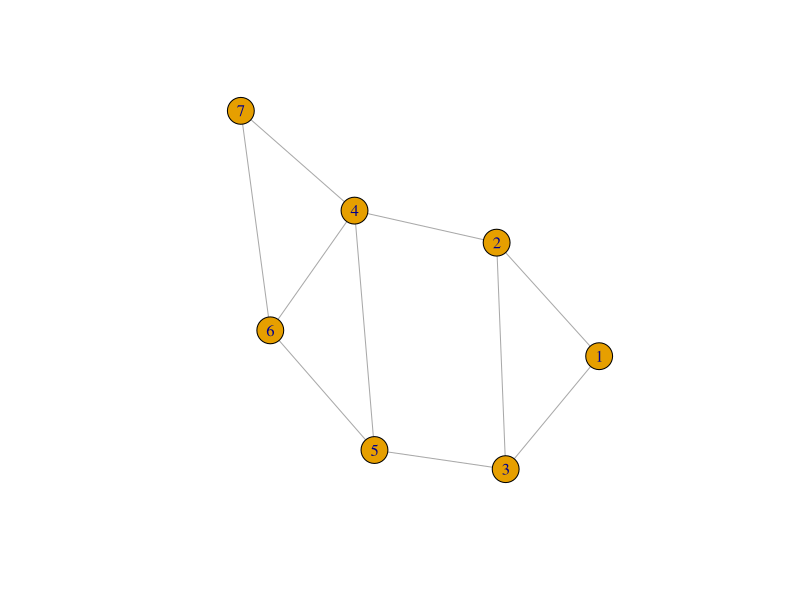
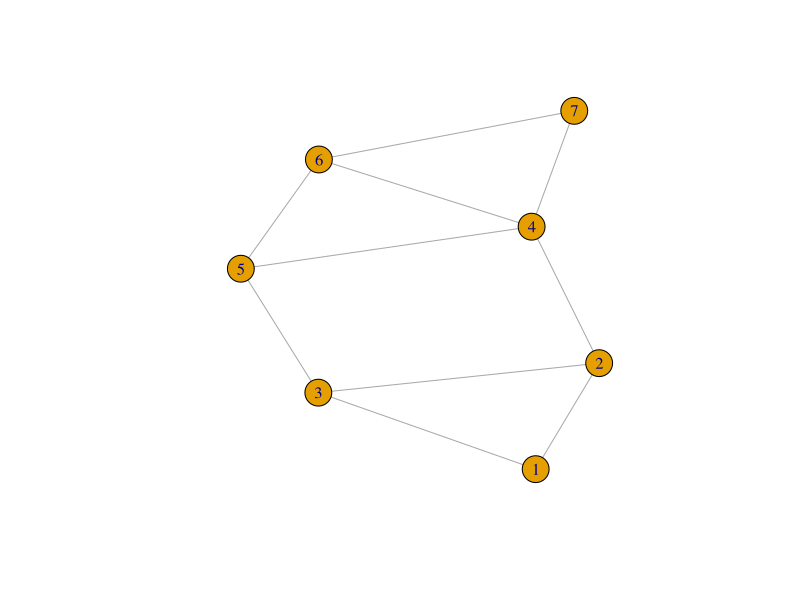
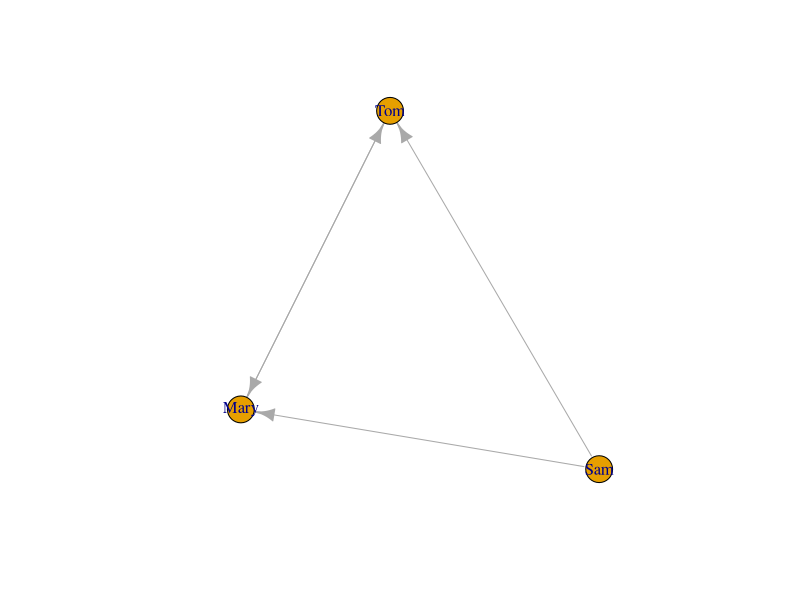
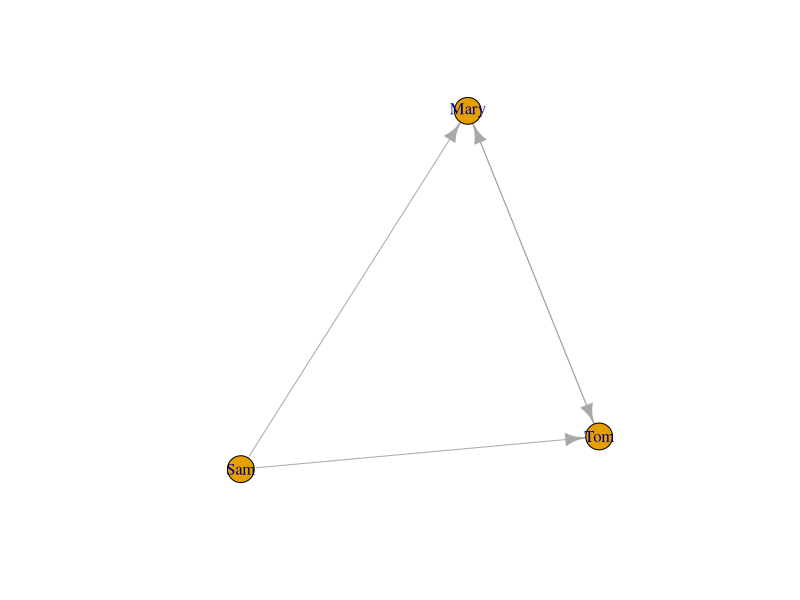

Recreate these plots in R, in order.
install.packages("igraph")
install.packages("e1071")

# P1 Write a program to compute the following for a given a network:
#(i) number of edges
library(igraph)
# Create the graph with specified edges
g <- graph.formula(1-2, 1-3, 2-3, 2-4, 3-5, 4-5, 4-6, 4-7, 5-6, 6-7)
#Name of Edges and nodes
V(g)
E(g)
#Plotting the graph
plot(g)

#Directed graph
library(igraph)
dg <- graph.formula(1-+2, 1-+3, 2++3)
plot(g)

#Graph with names
library(igraph)
dg1 <- graph.formula(Sam-+Mary, Sam-+Tom, Mary++Tom)
plot(dg1)

#(ii) number of nodes
library(igraph)
# Creating the first graph with names
dg1 <- graph.formula(Sam-+Mary, Sam-+Tom, Mary++Tom)
plot(dg1)
# Creating the second graph with numbers
g <- graph.formula(1-2, 1-3, 2-3, 2-4, 3-5, 4-5, 4-6, 4-7, 5-6, 6-7)
# Display vertices of the graph
V(g)
# Display edges of the graph
E(g)
# Count the number of vertices
vcount(g)
# Count the number of edges
ecount(g)

#(iii) degree of node
#(iv)node with lowest degree
degree(dg1, mode="in")
# Out-degree for directed graph 'dg1'
degree(dg1, mode="out")
# Node with the lowest degree in 'dg1'
V(dg1)$name[degree(dg1) == min(degree(dg1))]
# Node with the highest degree in 'dg1'
V(dg1)$name[degree(dg1) == max(degree(dg1))]

#(v) the adjacency list
neighbors(g,5)
neighbors(g,2)
get.adjlist(dg)
get.adjacency(g)

#(vi) matrix of the graph.
get.adjacency(g)